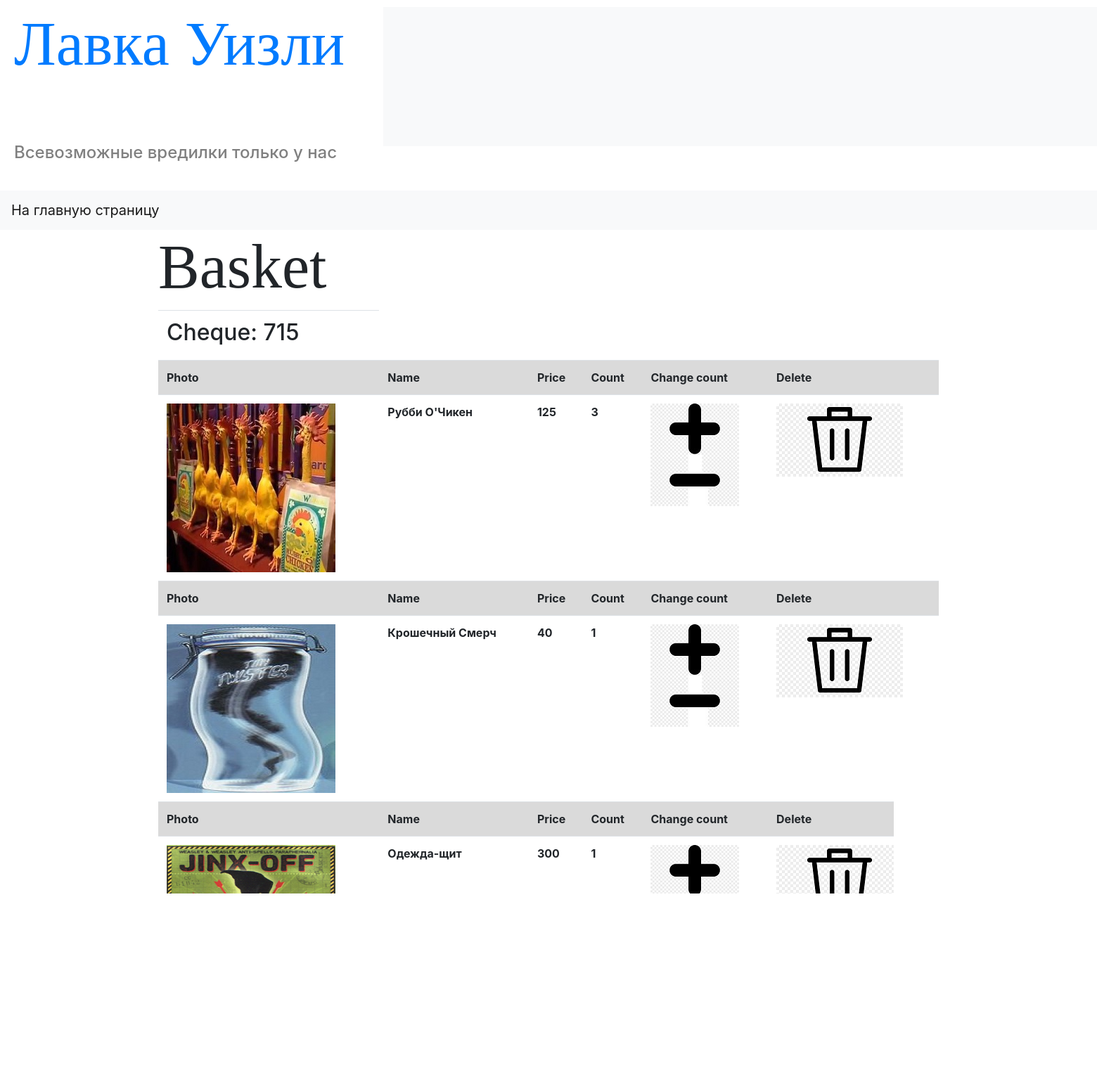
The page /basket (signed in) on the database its author committed.
### data/users.py (models this page shows)
class Products(SqlAlchemyBase):
    __tablename__ = 'products'
    id = sqlalchemy.Column(sqlalchemy.Integer, primary_key=True,
                           autoincrement=True)
    name = sqlalchemy.Column(sqlalchemy.String, nullable=True)
    price = sqlalchemy.Column(sqlalchemy.Integer, nullable=True)
    name_of_photo = sqlalchemy.Column(sqlalchemy.String, nullable=True)
    description = sqlalchemy.Column(sqlalchemy.String, nullable=True)
    categories = orm.relation("Category",
                              secondary="products_to_category",
                              backref="products")

### main.py (the view)
@app.route('/basket', methods=['GET', 'POST'])
@login_required
def basket():
    global_init("db/shop.sqlite")
    session = db_session.create_session()
    user = session.query(Users).filter(Users.id == current_user.id).first()
    products = {}
    cost = 0
    for basket_now in user.basket:
        product = session.query(Products).filter(Products.id == basket_now.product_id).first()
        products[product] = basket_now.count
        cost += product.price * basket_now.count
    return render_template("basket.html", products=products, cost=cost)

### data/db_session.py (called while the page is built, shortened)
def global_init(db_file):
    global __factory
    if __factory:
        return

def create_session() -> Session:
    global __factory
    return __factory()

### main.py (called while the page is built)
@login_manager.user_loader
def load_user(user_id):
    session = db_session.create_session()
    return session.query(Users).get(user_id)

### templates/basket.html
{% extends "base.html" %}
{% block content %}
<h1>Basket</h1>
<table class="table">
<tr>
    <th><h2>Cheque: {{ cost }}</h2></th>
</tr>
{% for product in products.keys() %}
    <tr class="table-active">
        <th>Photo</th>
        <th>Name</th>
        <th>Price</th>
        <th>Count</th>
        <th>Change count</th>
        <th>Delete</th>
    </tr>
    <tr>
        <th><a href="/product_page/{{ product.id }}"><img src="/static/img/{{ product.name_of_photo }}" alt="There should have been a picture of the product with the name {{ product.name }}"></a></th>
        <th>{{product.name}}</th>
        <th>{{product.price}}</th>
        <th>{{products[product]}}</th>
        <th><a href="/basket_change_count/{{ product.id }}/1" ><img src="/static/img/plus.jpg" ></a><br>
            <a href="/basket_change_count/{{ product.id }}/2" ><img src="/static/img/minus.jpg" ></a></th>
        <th><a href="/basket_delete_product/{{ product.id }}" ><img src="/static/img/rubbish.jpg" ></a></th>
    </tr>
{% endfor %}
<tr>
    <th><h2>Cheque: {{ cost }}</h2></th>
</tr>
</table>
{% endblock %}

### static/css/style.css (style rules this page uses)
h1 { font-family: MyUniqueFont; font-size: 550%; }

### rows shown on the page
Products: name_of_photo (picture), name "Рубби О'Чикен", price "125", products "3"
Products: name_of_photo (picture), name "Крошечный Смерч", price "40", products "1"
Products: name_of_photo (picture), name "Одежда-щит", price "300", products "1"

### other values the page prints
{{ cost }} "715"
